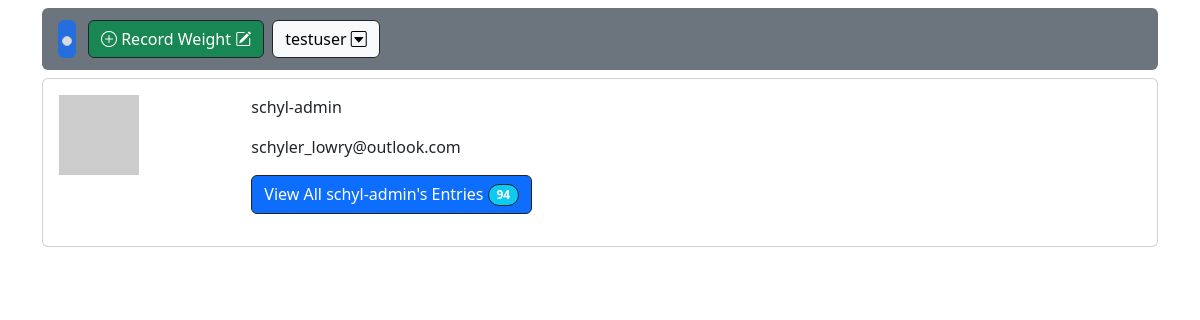
Screenshot of /accounts/profile/1/ (signed in) with the database file from the repository.
### accounts/models.py (models this page shows, shortened)
class CustomUser(AbstractUser):
    date_of_birth = models.DateField(
        null=True, blank=True, help_text="Enter your date of birth in MM/DD/YYYY format.")
    avatar = models.CharField(
        max_length=999, null=True, blank=True, help_text="Enter a url for your avatar image")

### accounts/views.py (the view, shortened to what this page needs)
# urls.py: path("profile/<int:pk>/", UserProfileView.as_view(), name="user_profile"),
class UserProfileView(DetailView):
    model = CustomUser
    template_name = "registration/user_profile.html"
    paginate_by = 10
    def get_context_data(self, **kwargs):
        context = super(UserProfileView, self).get_context_data(**kwargs)
        if self.request.user.is_authenticated:
            postlist = WeightEntry.objects.all().filter(
                user=self.kwargs["pk"]).order_by("-recorded", "-updated", "-created")
        else:
            postlist = WeightEntry.objects.all().order_by(
                "-recorded", "-updated", "-created")
        context["postlist"] = postlist
        context["form"] = WeightEntryForm(initial={'recorded': datetime.now()})
        return context

### fitness/templatetags/profile_pic.py (called while the page is built)
@register.simple_tag(takes_context=True)
def get_avatar_url(context, user=None, email=None, size=None, default="mp"):
    if not size:
        size = 25
    email = email or ""
    if not email and user and hasattr(user, "email"):
        email = user.email or ""
    return "https://www.gravatar.com/avatar/{hash}?s={size}&d={default}".format(
        hash=md5(email.encode("utf-8")).hexdigest(),
        size=size or "",
        default=default,
    )

### templates/registration/user_profile.html (shortened to what this page needs)
{% extends 'base.html' %}
{% load profile_pic %}
{% block content %}
<div class="card mb-2" >
    <div class="card-body">
        <div class="row gap-2 d-lg-flex">
            <div class="col-sm-2">
                <img src="{% get_avatar_url email=object.email size=150 %}" class="user-image" alt="..." >
            </div>
            <div class="col-sm-9">
                <p>{{ object.username }}</p>
                <p>{{ object.email}}</p>
                <p>
                    <a class="btn btn-primary border border-dark" href="{% url "user_entry_list" customuser.pk %}">
                        View All <span class="fw-medium">{{ object.username }}</span>'s Entries <span class="badge rounded-pill bg-info border border-dark ">{{postlist.count}}</span>
                    </a>
                </p>
            </div>
        </div>
    </div>
</div>
{% endblock content %}

### templates/base.html (shortened to what this page needs)
{% load crispy_forms_tags %}
{% load static %}
<!DOCTYPE html>
<html lang="en">
<head>
    <link href="https://cdn.jsdelivr.net/npm/bootstrap@5.3.1/dist/css/bootstrap.min.css" rel="stylesheet">
    <link rel="stylesheet" href="https://cdn.jsdelivr.net/npm/bootstrap-icons@1.10.5/font/bootstrap-icons.css">
</head>
<body>
<div class="container">
    <nav class="navbar navbar-expand-lg my-2 bg-secondary rounded sticky-top">
        <div class="container-fluid">
          <a class="navbar-brand bg-primary opacity-75 m-1 p-1 rounded" href="{% url 'home' %}"><img class="img-thumbnail" style="height: 45px;" src="https://i.imgur.com/m91WSGf.png" alt=""></a>
          {% if user.is_authenticated %}
          <div class="d-grid gap-2 col mx-auto ">
              <div class="collapse navbar-collapse show " id="navbarTogglerDemo01">
                <div class="d-grid gap-2 d-lg-flex col mx-auto ms-2">
                  <button type="button" id="showModal" class="btn btn-success border border-dark " data-bs-toggle="modal" data-bs-target="#weightModalAdd">
                    <i class="bi bi-plus-circle"></i> Record Weight <i class="bi bi-pencil-square"></i>
                </button>
                  <div class="dropdown">
                      <div class="d-grid gap-2 d-lg-flex col mx-auto ">
                      <a class="btn btn btn-light border border-dark" href="#" role="button" data-bs-toggle="dropdown" aria-expanded="false">
                        {{ user.username }} <i class="bi bi-caret-down-square mb-1"></i>
                      </a>
                    </div>
                  </div>
                </div>
              </div>
          </div>
          {% else %}
          <div>
            <a href="{% url "login" %}" class="btn btn-primary border border-dark">Login</a>
          </div>
          {% block navtabs1 %}
                  {% endblock navtabs1 %}
          {% endif %}
        </div>
      </nav>
    {% block content %}
    {% endblock content %}
</div>
</body>
</html>

### rows the page displays
CustomUser: username "testuser"
CustomUser: username "schyl-admin", email "schyler_lowry@outlook.com"

### other values shown
{{ postlist.count }} "94"
